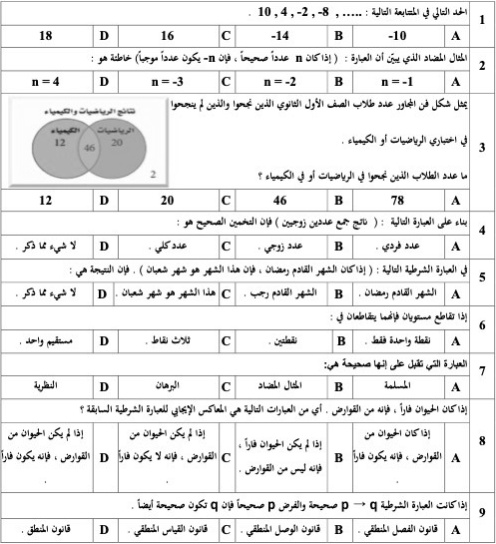
#> input picture data/00-test1-blank-paper.jpg, 496 x 544 px, found by its file name
$ python test3.py
#> lines starting #> are read from the running program, lines starting #| are printed output that depends on the picture
import cv2
import numpy as np

img = cv2.imread("data/00-test1-blank-paper.jpg")
#> img is the input picture: shape (544, 496, 3); min 0, max 255, mean 234.5

def showImage(name, image):
    cv2.imshow(name, image)
    cv2.waitKey(0)
    cv2.destroyAllWindows()
    cv2.waitKey(1)


color1 = (0, 255, 255)
color2 = (0, 255, 0)
color3 = (0, 0, 255)
color4 = (255, 0, 0)

# make question 1 boxes
q1_tr1 = (469, 25)
q1_tl1 = (353, 25)
q1_br1 = (469, 46)
q1_bl1 = (353, 46)

q1_tr2 = (351, 25)
q1_tl2 = (235, 25)
q1_br2 = (351, 46)
q1_bl2 = (235, 46)

q1_tr3 = (233, 25)
q1_tl3 = (117, 25)
q1_br3 = (233, 46)
q1_bl3 = (117, 46)

q1_tr4 = (115, 25)
q1_tl4 = (0, 25)
q1_br4 = (115, 46)
q1_bl4 = (0, 46)

# make question 2 boxes
q2_tr1 = (469, 71)
q2_tl1 = (353, 71)
q2_br1 = (469, 92)
q2_bl1 = (353, 92)

q2_tr2 = (351, 71)
q2_tl2 = (235, 71)
q2_br2 = (351, 92)
q2_bl2 = (235, 92)

q2_tr3 = (233, 71)
q2_tl3 = (117, 71)
q2_br3 = (233, 92)
q2_bl3 = (117, 92)

q2_tr4 = (115, 71)
q2_tl4 = (0, 71)
q2_br4 = (115, 92)
q2_bl4 = (0, 92)

# make question 3 boxes
q3_tr1 = (469, 190)
q3_tl1 = (353, 190)
q3_br1 = (469, 210)
q3_bl1 = (353, 210)

q3_tr2 = (351, 190)
q3_tl2 = (235, 190)
q3_br2 = (351, 210)
q3_bl2 = (235, 210)

q3_tr3 = (233, 190)
q3_tl3 = (117, 190)
q3_br3 = (233, 210)
q3_bl3 = (117, 210)

q3_tr4 = (115, 190)
q3_tl4 = (0, 190)
q3_br4 = (115, 210)
q3_bl4 = (0, 210)

# make question 4 boxes
q4_tr1 = (469, 236)
q4_tl1 = (353, 236)
q4_br1 = (469, 257)
q4_bl1 = (353, 257)

q4_tr2 = (351, 236)
q4_tl2 = (235, 236)
q4_br2 = (351, 257)
q4_bl2 = (235, 257)

q4_tr3 = (233, 236)
q4_tl3 = (117, 236)
q4_br3 = (233, 257)
q4_bl3 = (117, 257)

q4_tr4 = (115, 236)
q4_tl4 = (0, 236)
q4_br4 = (115, 257)
q4_bl4 = (0, 257)

# make question 5 boxes
q5_tr1 = (469, 283)
q5_tl1 = (353, 283)
q5_br1 = (469, 304)
q5_bl1 = (353, 304)

q5_tr2 = (351, 283)
q5_tl2 = (235, 283)
q5_br2 = (351, 304)
q5_bl2 = (235, 304)

q5_tr3 = (233, 283)
q5_tl3 = (117, 283)
q5_br3 = (233, 304)
q5_bl3 = (117, 304)

q5_tr4 = (115, 283)
q5_tl4 = (0, 283)
q5_br4 = (115, 304)
q5_bl4 = (0, 304)

# make question 6 boxes
q6_tr1 = (469, 330)
q6_tl1 = (353, 330)
q6_br1 = (469, 352)
q6_bl1 = (353, 352)

q6_tr2 = (351, 330)
q6_tl2 = (235, 330)
q6_br2 = (351, 352)
q6_bl2 = (235, 352)

q6_tr3 = (233, 330)
q6_tl3 = (117, 330)
q6_br3 = (233, 352)
q6_bl3 = (117, 352)

q6_tr4 = (115, 330)
q6_tl4 = (0, 330)
q6_br4 = (115, 352)
q6_bl4 = (0, 352)

# make question 7 boxes
q7_tr1 = (469, 376)
q7_tl1 = (353, 376)
q7_br1 = (469, 398)
q7_bl1 = (353, 398)

q7_tr2 = (351, 376)
q7_tl2 = (235, 376)
q7_br2 = (351, 398)
q7_bl2 = (235, 398)

q7_tr3 = (233, 376)
q7_tl3 = (117, 376)
q7_br3 = (233, 398)
q7_bl3 = (117, 398)

q7_tr4 = (115, 376)
q7_tl4 = (0, 376)
q7_br4 = (115, 398)
q7_bl4 = (0, 398)

# make question 8 boxes (3x height of other questions)
q8_tr1 = (469, 423)
q8_tl1 = (353, 423)
q8_br1 = (469, 492)
q8_bl1 = (353, 492)

q8_tr2 = (351, 423)
q8_tl2 = (235, 423)
q8_br2 = (351, 492)
q8_bl2 = (235, 492)

q8_tr3 = (233, 423)
q8_tl3 = (117, 423)
q8_br3 = (233, 492)
q8_bl3 = (117, 492)

q8_tr4 = (115, 423)
q8_tl4 = (0, 423)
q8_br4 = (115, 492)
q8_bl4 = (0, 492)

# make question 9 boxes
q9_tr1 = (469, 517)
q9_tl1 = (353, 517)
q9_br1 = (469, 540)
q9_bl1 = (353, 540)

q9_tr2 = (351, 517)
q9_tl2 = (235, 517)
q9_br2 = (351, 540)
q9_bl2 = (235, 540)

q9_tr3 = (233, 517)
q9_tl3 = (117, 517)
q9_br3 = (233, 540)
q9_bl3 = (117, 540)

q9_tr4 = (115, 517)
q9_tl4 = (0, 517)
q9_br4 = (115, 540)
q9_bl4 = (0, 540)


# display question 1 answers
img = cv2.rectangle(img, q1_tr1, q1_bl1, color1)
img = cv2.rectangle(img, q1_tr2, q1_bl2, color2)
img = cv2.rectangle(img, q1_tr3, q1_bl3, color3)
img = cv2.rectangle(img, q1_tr4, q1_bl4, color4)

# display question 2 answers
img = cv2.rectangle(img, q2_tr1, q2_bl1, color2)
img = cv2.rectangle(img, q2_tr2, q2_bl2, color3)
img = cv2.rectangle(img, q2_tr3, q2_bl3, color4)
img = cv2.rectangle(img, q2_tr4, q2_bl4, color1)

# display question 3 answers
img = cv2.rectangle(img, q3_tr1, q3_bl1, color3)
img = cv2.rectangle(img, q3_tr2, q3_bl2, color4)
img = cv2.rectangle(img, q3_tr3, q3_bl3, color1)
img = cv2.rectangle(img, q3_tr4, q3_bl4, color2)

# display question 4 answers
img = cv2.rectangle(img, q4_tr1, q4_bl1, color4)
img = cv2.rectangle(img, q4_tr2, q4_bl2, color1)
img = cv2.rectangle(img, q4_tr3, q4_bl3, color2)
img = cv2.rectangle(img, q4_tr4, q4_bl4, color3)

# display question 5 answers
img = cv2.rectangle(img, q5_tr1, q5_bl1, color1)
img = cv2.rectangle(img, q5_tr2, q5_bl2, color2)
img = cv2.rectangle(img, q5_tr3, q5_bl3, color3)
img = cv2.rectangle(img, q5_tr4, q5_bl4, color4)

# display question 6 answers
img = cv2.rectangle(img, q6_tr1, q6_bl1, color2)
img = cv2.rectangle(img, q6_tr2, q6_bl2, color3)
img = cv2.rectangle(img, q6_tr3, q6_bl3, color4)
img = cv2.rectangle(img, q6_tr4, q6_bl4, color1)

# display question 7 answers
img = cv2.rectangle(img, q7_tr1, q7_bl1, color3)
img = cv2.rectangle(img, q7_tr2, q7_bl2, color4)
img = cv2.rectangle(img, q7_tr3, q7_bl3, color1)
img = cv2.rectangle(img, q7_tr4, q7_bl4, color2)

# display question 8 answers
img = cv2.rectangle(img, q8_tr1, q8_bl1, color4)
img = cv2.rectangle(img, q8_tr2, q8_bl2, color1)
img = cv2.rectangle(img, q8_tr3, q8_bl3, color2)
img = cv2.rectangle(img, q8_tr4, q8_bl4, color3)

# display question 9 answers
img = cv2.rectangle(img, q9_tr1, q9_bl1, color1)
img = cv2.rectangle(img, q9_tr2, q9_bl2, color2)
img = cv2.rectangle(img, q9_tr3, q9_bl3, color3)
img = cv2.rectangle(img, q9_tr4, q9_bl4, color4)
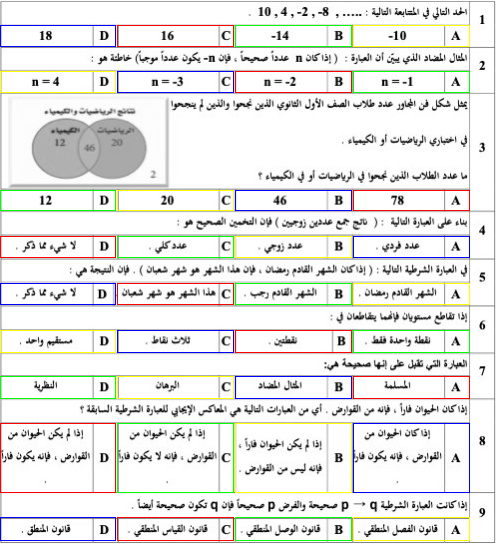
#> img: shape (544, 496, 3); mean B, G, R 228.4, 230.9, 230.9


showImage("test", img)

$ run again, with data/00-test1-blank.jpg copied over data/00-test1-blank-paper.jpg
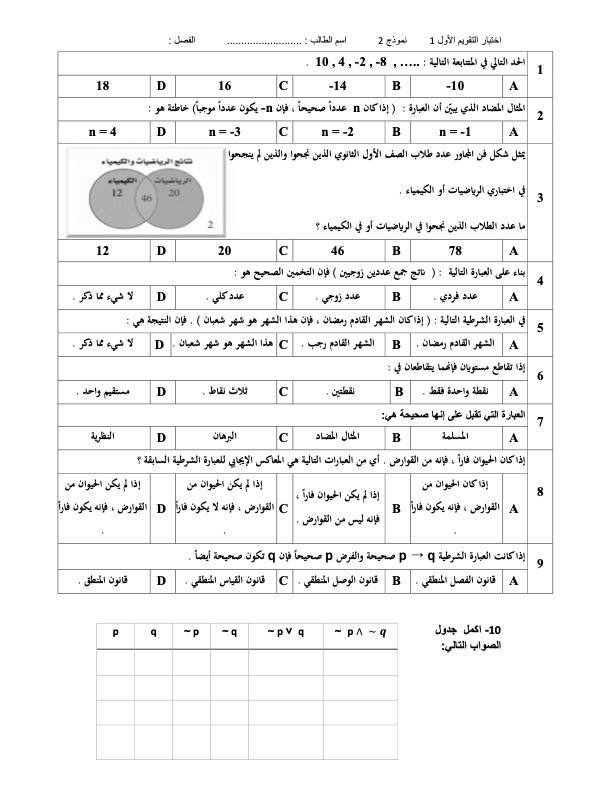
#> input picture data/00-test1-blank.jpg, 612 x 792 px, found by its file name
#> img is the input picture: shape (792, 612, 3); min 0, max 255, mean 242.7
#> `img = cv2.rectangle(img, q9_tr4, q9_bl4, color4)`:
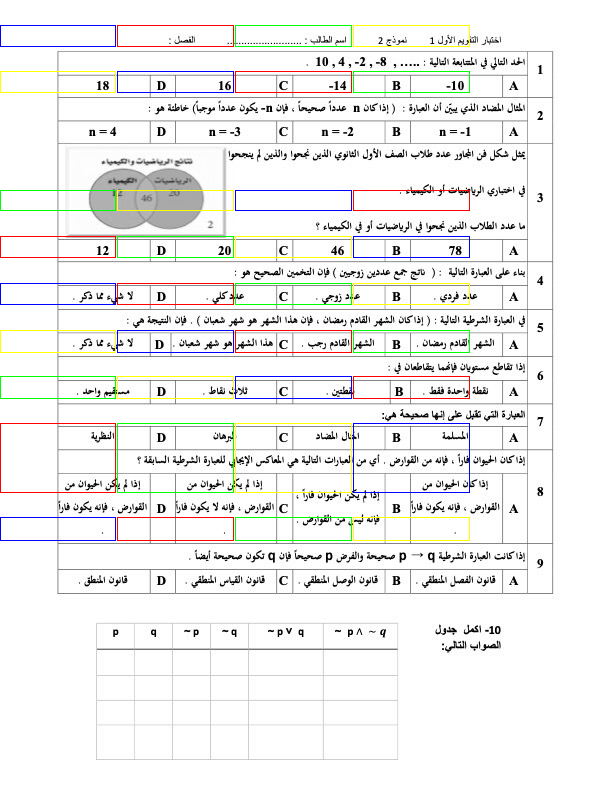
#> img: shape (792, 612, 3); mean B, G, R 238.8, 240.2, 240.2
